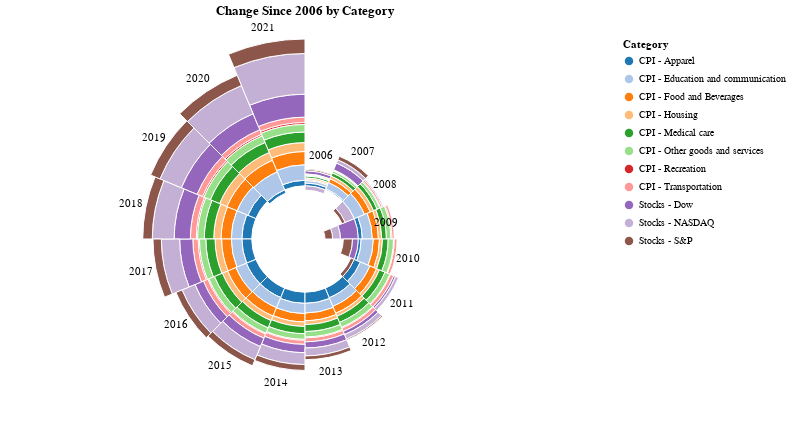

Here is the notebook cell this chart was saved with:
### Code cell
c1 = base = alt.Chart(df[['year','change','Category']][(df['date'] >= start_date) & (df['date'] <= end_date)], title='Change Since ' + str(start_year) +' by Category').encode(
    theta=alt.Theta("year:N", stack=True),
    radius=alt.Radius("sum(change)", scale=alt.Scale(type="sqrt", zero=True, rangeMin=20), stack=True),
    color = alt.Color('Category', scale=alt.Scale(scheme = c_scheme)),
    tooltip = 'Category'
).properties(height=400, width=600).mark_arc(innerRadius=20, stroke="#fff")

c2 = base = alt.Chart(df[['year','change','Category']][(df['date'] >= start_date) & (df['date'] <= end_date)], title='Change Since ' + str(start_year) +' by Category').encode(
    theta=alt.Theta("year:N"),
    radius=alt.Radius("sum(change)", scale=alt.Scale(type="sqrt", zero=True, rangeMin=20))
).properties(height=400, width=600).mark_text(radiusOffset=15).encode(text="year:Q")

(c1 + c2)

### Figure 1 — Vega-Lite specification as saved in the notebook (floating-point values rounded to 4 significant figures; data arrays with more than 128 entries replaced by an {"elided": "..."} marker saying what was removed)
{"config": {"view": {"continuousWidth": 400, "continuousHeight": 300}}, "layer": [{"data": {"name": "data-934f0f29ec5a1da1e9e3ec79e41cb494"}, "mark": {"type": "arc", "innerRadius": 20, "stroke": "#fff"}, "encoding": {"color": {"field": "Category", "scale": {"scheme": "category20"}, "type": "nominal"}, "radius": {"aggregate": "sum", "field": "change", "scale": {"rangeMin": 20, "type": "sqrt", "zero": true}, "stack": true, "type": "quantitative"}, "theta": {"field": "year", "stack": true, "type": "nominal"}, "tooltip": {"field": "Category", "type": "nominal"}}, "height": 400, "title": "Change Since 2006 by Category", "width": 600}, {"data": {"name": "data-934f0f29ec5a1da1e9e3ec79e41cb494"}, "mark": {"type": "text", "radiusOffset": 15}, "encoding": {"radius": {"aggregate": "sum", "field": "change", "scale": {"rangeMin": 20, "type": "sqrt", "zero": true}, "type": "quantitative"}, "text": {"field": "year", "type": "quantitative"}, "theta": {"field": "year", "type": "nominal"}}, "height": 400, "title": "Change Since 2006 by Category", "width": 600}], "$schema": "https://vega.github.io/schema/vega-lite/v4.17.0.json", "datasets": {"data-934f0f29ec5a1da1e9e3ec79e41cb494": {"elided": "2112 records"}}}
